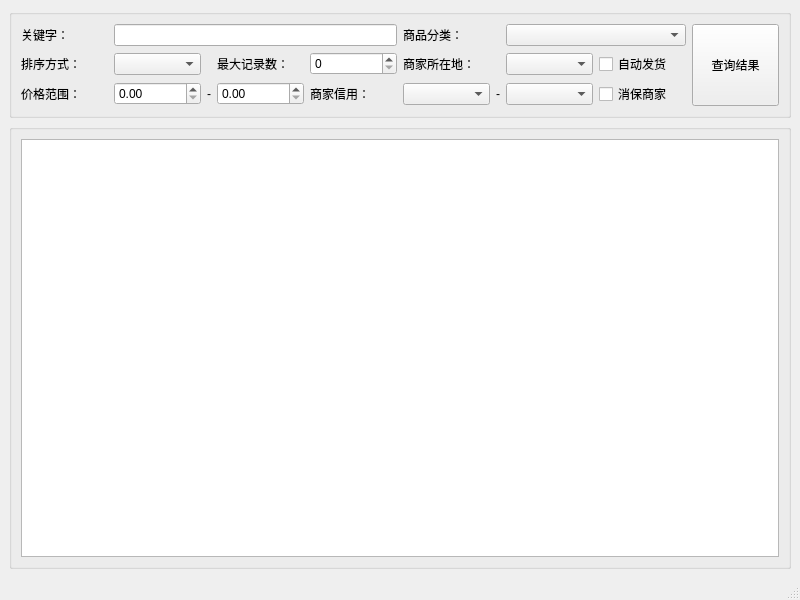
<ui version="4.0" >
 <class>MainWindow</class>
 <widget class="QMainWindow" name="MainWindow" >
  <property name="geometry" >
   <rect>
    <x>0</x>
    <y>0</y>
    <width>800</width>
    <height>600</height>
   </rect>
  </property>
  <property name="windowTitle" >
   <string>taotao 淘宝购物伴侣</string>
  </property>
  <property name="windowIcon" >
   <iconset resource="taotao_rc.qrc" >
    <normaloff>:/icon.ico</normaloff>:/icon.ico</iconset>
  </property>
  <widget class="QWidget" name="centralwidget" >
   <layout class="QGridLayout" name="gridLayout_2" >
    <item row="1" column="0" >
     <widget class="QGroupBox" name="result_group" >
      <property name="title" >
       <string/>
      </property>
      <layout class="QHBoxLayout" name="horizontalLayout" >
       <item>
        <widget class="QTableView" name="data_view" />
       </item>
      </layout>
     </widget>
    </item>
    <item row="0" column="0" >
     <widget class="QGroupBox" name="query_group" >
      <property name="sizePolicy" >
       <sizepolicy vsizetype="Fixed" hsizetype="Preferred" >
        <horstretch>0</horstretch>
        <verstretch>0</verstretch>
       </sizepolicy>
      </property>
      <property name="title" >
       <string/>
      </property>
      <layout class="QGridLayout" name="gridLayout" >
       <item row="0" column="1" >
        <widget class="QLabel" name="label" >
         <property name="text" >
          <string>关键字：</string>
         </property>
        </widget>
       </item>
       <item row="0" column="2" colspan="4" >
        <widget class="QLineEdit" name="keyword" />
       </item>
       <item row="2" column="1" >
        <widget class="QLabel" name="label_4" >
         <property name="text" >
          <string>价格范围：</string>
         </property>
        </widget>
       </item>
       <item row="2" column="2" >
        <widget class="QDoubleSpinBox" name="start_price" />
       </item>
       <item row="2" column="3" >
        <widget class="QLabel" name="label_7" >
         <property name="sizePolicy" >
          <sizepolicy vsizetype="Preferred" hsizetype="Fixed" >
           <horstretch>0</horstretch>
           <verstretch>0</verstretch>
          </sizepolicy>
         </property>
         <property name="text" >
          <string>-</string>
         </property>
        </widget>
       </item>
       <item row="2" column="4" >
        <widget class="QDoubleSpinBox" name="end_price" />
       </item>
       <item row="2" column="5" >
        <widget class="QLabel" name="label_5" >
         <property name="text" >
          <string>商家信用：</string>
         </property>
        </widget>
       </item>
       <item row="2" column="6" >
        <widget class="QComboBox" name="start_credit" />
       </item>
       <item row="2" column="7" >
        <widget class="QLabel" name="label_8" >
         <property name="sizePolicy" >
          <sizepolicy vsizetype="Preferred" hsizetype="Fixed" >
           <horstretch>0</horstretch>
           <verstretch>0</verstretch>
          </sizepolicy>
         </property>
         <property name="text" >
          <string>-</string>
         </property>
        </widget>
       </item>
       <item row="2" column="8" >
        <widget class="QComboBox" name="end_credit" />
       </item>
       <item row="1" column="2" >
        <widget class="QComboBox" name="sort" />
       </item>
       <item row="0" column="6" >
        <widget class="QLabel" name="label_2" >
         <property name="text" >
          <string>商品分类：</string>
         </property>
        </widget>
       </item>
       <item row="0" column="8" colspan="2" >
        <widget class="QComboBox" name="cat" />
       </item>
       <item row="2" column="9" >
        <widget class="QCheckBox" name="is_guarantee" >
         <property name="text" >
          <string>消保商家</string>
         </property>
        </widget>
       </item>
       <item row="1" column="4" >
        <widget class="QLabel" name="label_9" >
         <property name="text" >
          <string>最大记录数：</string>
         </property>
        </widget>
       </item>
       <item row="1" column="5" >
        <widget class="QSpinBox" name="page_size" />
       </item>
       <item row="1" column="8" >
        <widget class="QComboBox" name="area" />
       </item>
       <item row="1" column="6" >
        <widget class="QLabel" name="label_6" >
         <property name="text" >
          <string>商家所在地：</string>
         </property>
        </widget>
       </item>
       <item row="1" column="1" >
        <widget class="QLabel" name="label_3" >
         <property name="text" >
          <string>排序方式：</string>
         </property>
        </widget>
       </item>
       <item rowspan="3" row="0" column="11" >
        <widget class="QPushButton" name="submitButton" >
         <property name="sizePolicy" >
          <sizepolicy vsizetype="Preferred" hsizetype="Minimum" >
           <horstretch>0</horstretch>
           <verstretch>0</verstretch>
          </sizepolicy>
         </property>
         <property name="text" >
          <string>查询结果</string>
         </property>
        </widget>
       </item>
       <item row="1" column="9" >
        <widget class="QCheckBox" name="auto_send" >
         <property name="text" >
          <string>自动发货</string>
         </property>
        </widget>
       </item>
      </layout>
     </widget>
    </item>
   </layout>
  </widget>
  <widget class="QMenuBar" name="menubar" >
   <property name="geometry" >
    <rect>
     <x>0</x>
     <y>0</y>
     <width>800</width>
     <height>18</height>
    </rect>
   </property>
  </widget>
  <widget class="QStatusBar" name="statusbar" />
 </widget>
 <resources>
  <include location="taotao_rc.qrc" />
 </resources>
 <connections/>
</ui>
